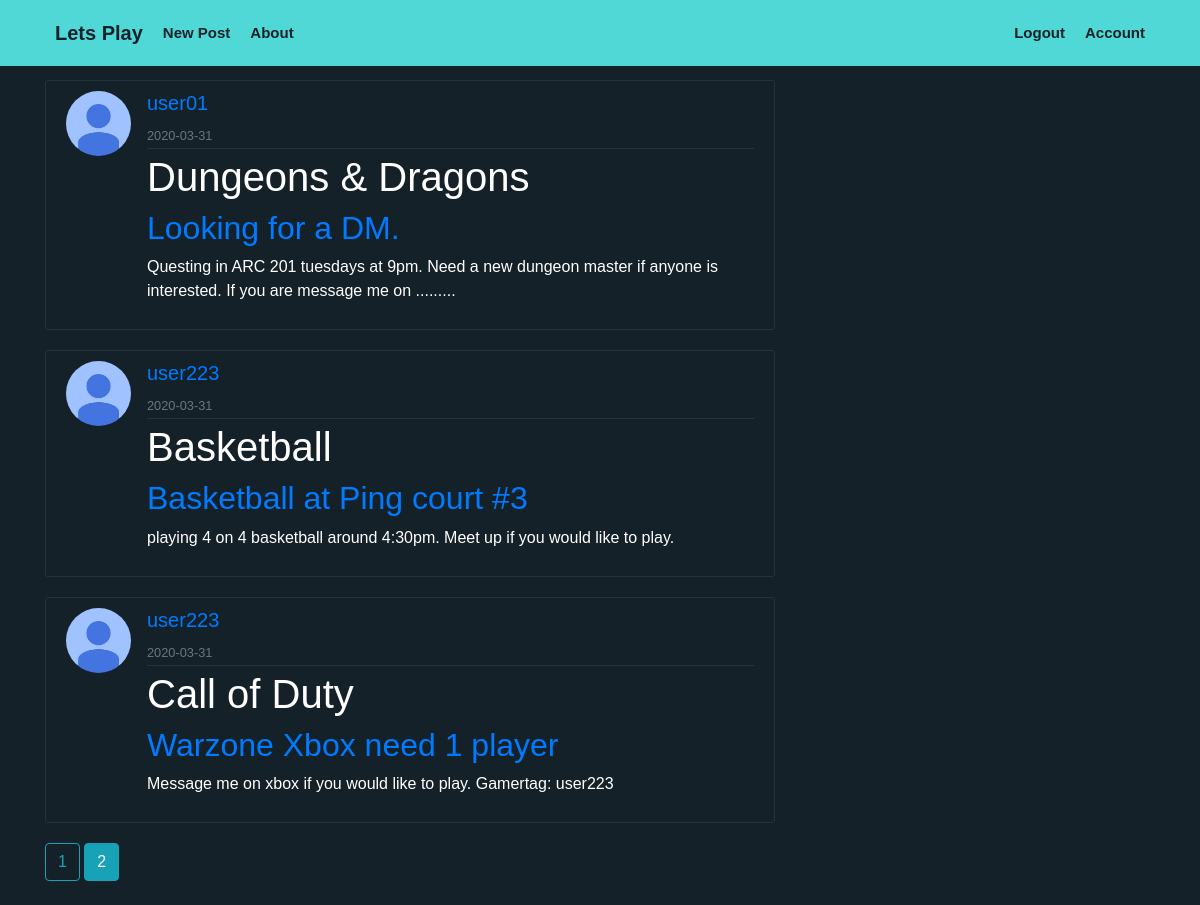
/home?page=2 (signed in), run on the app's committed database.
### src/models.py (models this page shows, shortened)
class Post(db.Model):
    id = db.Column(db.Integer, primary_key=True)
    title = db.Column(db.String(25), nullable=False)  #optional title to post
    game = db.Column(db.String(100),nullable=True ) #Change to entered from menu on form
    date_posted = db.Column(db.DateTime, nullable=False, default=datetime.utcnow)
    content = db.Column(db.Text, nullable=False)
    user_id = db.Column(db.Integer, db.ForeignKey('user.id'), nullable=False)

class User(db.Model, UserMixin):
    id = db.Column(db.Integer, primary_key=True)                                #Each user is given a unique id number
    firstname = db.Column(db.String(20),  nullable=True)
    last_name = db.Column(db.String(20),  nullable=True)                             #User's full name
    username = db.Column(db.String(20), unique=True, nullable=False)            #Each user will be able to create a unique username of length 20
    email = db.Column(db.String(50), unique=True, nullable=False)              #Every user will need to register with an email address (maybe?)
    image_file = db.Column(db.String(20), nullable=False, default='default.jpg')#Each user has a profile pic. uploaded or default
    password = db.Column(db.String(64), nullable=False)                         #Users will have a password of up to size 64 chars
    posts = db.relationship('Post', backref='author', lazy=True)              #Posts from users will be associated with them? (maybe?)
    zipcode = db.Column(db.String(5), nullable=False)
    bio = db.Column(db.String(144), nullable=True)

### src/main/routes.py (the view)
@main.route('/home')
@login_required
def home():
    if not (current_user.is_authenticated):
        return redirect(url_for('user.login'))
    page = request.args.get('page',1, type=int)
    posts = Post.query.order_by(Post.date_posted.desc()).paginate(page=page,per_page=5)##posts per page:
    return render_template('home.html',posts=posts)

### src/models.py (called while the page is built)
@login_manager.user_loader
def load_user(user_id):
    return User.query.get(int(user_id))

### src/templates/home.html (shortened to what this page needs)
{% extends "layout.html" %}
{% block content %}
    {% for post in posts.items %}
        <article class="media content-section">
            <img class="rounded-circle article-img" src="{{ url_for('static', filename='profile_pics/' + post.author.image_file) }}">
            <div class="media-body">
              <div class="article-metadata">
                <h5 class="username" style="text-decoration: none; color: rgb(136,153,166);"> <a stlye="color:rgb(136,153,166);" href="{{url_for('users.user_page', username=post.author.username) }}">{{ post.author.username }}</a> </h5>
                <small class="text-muted">{{ post.date_posted.strftime('%Y-%m-%d') }}</small>
              </div>
              <h1> {{ post.game }}</h1>
              <h2><a class="article-title" href="{{url_for('posts.post', post_id=post.id )}}">{{ post.title }}</a></h2>
              <p class="article-content">{{ post.content }}</p>
            </div>
        </article>
    {% endfor %}
    {% for page_num in posts.iter_pages(left_edge=1, right_edge=1, left_current=1, right_current=2) %}
      {% if page_num %}
      {% if posts.page==page_num %}
        <a class="btn btn-info mb-4" href="{{ url_for('main.home', page=page_num) }}">{{ page_num }}</a>
      {% else %}
        <a class="btn btn-outline-info mb-4" href="{{ url_for('main.home', page=page_num) }}">{{ page_num }}</a>
      {% endif %}
    {% else %}
        ...
      {% endif %}
    {% endfor %}
{%endblock%}

### src/static/main.css (style rules this page uses)
body { background-color: rgb(21,33,40); background-size: 400% 400%; margin-top: 5rem; font-family: Helvetica; }
h1, h2, h3, h4, h5, h6, p { color: #ffffff; }
.content-section { background: #152128;; padding: 10px 20px; border: 1px solid rgb(37, 51, 65); border-radius: 3px; margin-bottom: 20px; color: #ffffff; }
.article-content { white-space: pre-line; }
.article-img { height: 65px; width: 65px; margin-right: 16px; }
.article-metadata { padding-bottom: 1px; margin-bottom: 4px; border-bottom: 1px solid rgb(37, 51, 65); }
.username, .user-details { color: rgb(136,153,166) !important; }

### data on the page
Post: image_file (placeholder picture), author.username "user01", date_posted "2020-03-31", game "Dungeons & Dragons", title "Looking for a DM.", content "Questing in ARC 201 tuesdays at 9pm. Need a new dungeon master if anyone is interested. If you are message me on ........."
Post: image_file (placeholder picture), author.username "user223", date_posted "2020-03-31", game "Basketball", title "Basketball at Ping court #3", content "playing 4 on 4 basketball around 4:30pm. Meet up if you would like to play."
Post: image_file (placeholder picture), author.username "user223", date_posted "2020-03-31", game "Call of Duty", title "Warzone Xbox need 1 player", content "Message me on xbox if you would like to play. Gamertag: user223"

### other printed values
{{ page_num }} "1"
{{ page_num }} "2"
